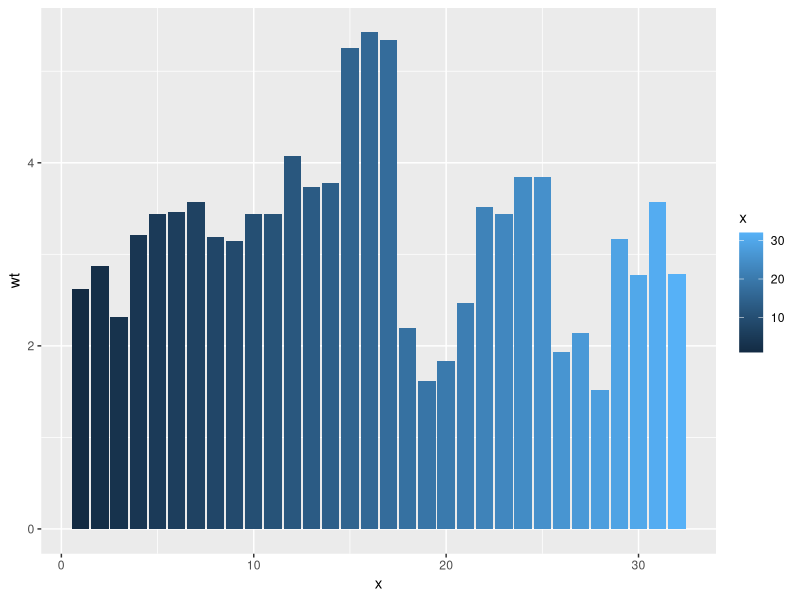

This chart was generated by the following R code:
library(ggplot2)

x <- seq(1, nrow(mtcars))

ggplot(data=mtcars) +
       aes(x = x, y = wt, fill=x) +
       geom_bar(stat="identity")
